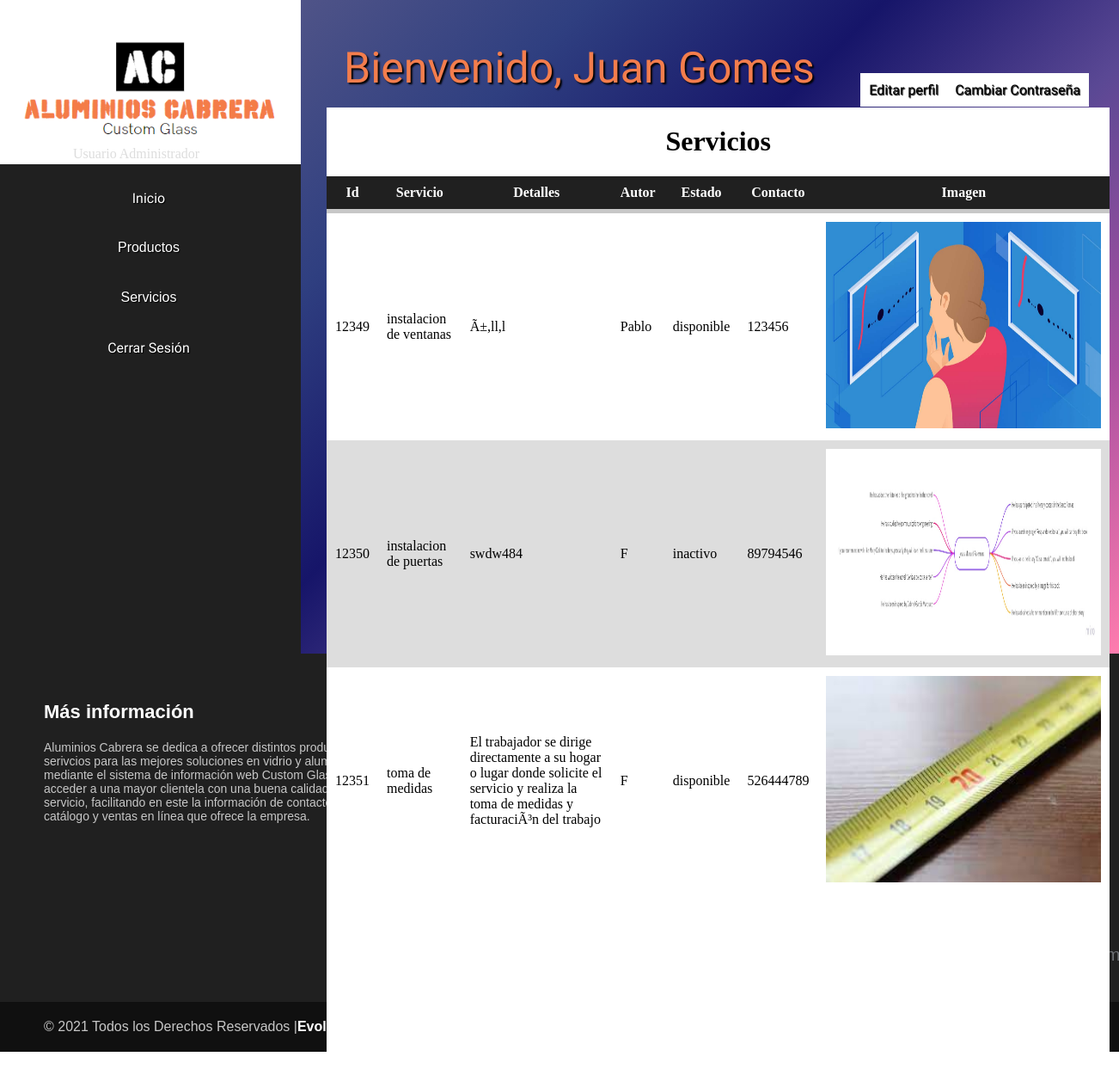
Page /Vista/Principal.php?pg=listarServicios (signed in) on the committed database.
### tables this page shows
CREATE TABLE `usuario` (
  `idUsuario` int(10) UNSIGNED NOT NULL,
  `Rol` int(10) UNSIGNED NOT NULL,
  `CorreoUsuario` varchar(255) NOT NULL,
  `ContraUsuario` varchar(45) NOT NULL,
  `NombresUsu` varchar(45) NOT NULL
);

CREATE TABLE `servicio` (
  `idServicio` int(10) UNSIGNED NOT NULL,
  `Usuario` int(10) UNSIGNED NOT NULL,
  `Servicio` int(45) NOT NULL,
  `detServicio` varchar(255) NOT NULL,
  `Estado` int(10) UNSIGNED NOT NULL,
  `telefono` int(10) UNSIGNED DEFAULT NULL,
  `imagenServ` longblob DEFAULT NULL
);

CREATE TABLE `tipo_servicio` (
  `idTipoServicio` int(11) NOT NULL,
  `servNombre` varchar(50) NOT NULL
);

CREATE TABLE `estado_servicio` (
  `idEstadoServ` int(11) NOT NULL,
  `estadoServ` varchar(45) NOT NULL
);

### Modelo/conexionBasesDatos.php (called while the page is built)
<?php
function Conectarse()
{
	$Conexion=new mysqli("localhost","root","","customglassdb");
	if ($Conexion->connect_errno)
		echo "Problemas en la Conexion ". $Conexion->connect_error;
	else
		return $Conexion;
}
?>

### Modelo/claseServicio.php (called while the page is built, shortened)
<?php
	class servicio
	{
		public function consultarServicios()
		{
		$this->Conexion=Conectarse();
		 $sql="SELECT s.idServicio, s.detServicio, s.telefono, s.imagenServ, u.NombresUsu, es.estadoServ, ts.servNombre FROM servicio s, usuario u, estado_servicio es, tipo_servicio ts WHERE (s.Usuario = u.idUsuario) AND (s.Servicio = ts.idTipoServicio) AND (s.Estado = es.idEstadoServ) ";
		$resultado=$this->Conexion->query($sql);
		return $resultado;
		}
	}
?>

### Vista/listarServicios.php (the view, shortened to what this page needs)
<?php
  require "../Modelo/claseServicio.php";
  $objServicios = new servicio();
  $servicios= $objServicios->consultarServicios();
?>
<!DOCTYPE html>
<html>
<head>
</head>
<body>
<h1 align="center">Servicios</h1>
<table align="center">
  <thead>
  <tr align="center">
    <th>Id</th>
    <th>Servicio</th>
    <th>Detalles</th>
    <th>Autor</th>
    <th>Estado</th>
    <th>Contacto</th>
    <th>Imagen</th>
  </tr>
  </thead>
  <?php
  while ($servicio = $servicios->fetch_object())
  {
  ?>
  <tr>
        <td><?php  echo  utf8_encode($servicio->idServicio)  ?>     </td>
        <td><?php  echo  utf8_encode($servicio->servNombre)  ?></td>
        <td><?php  echo  utf8_encode($servicio->detServicio) ?> </td>
        <td><?php  echo  utf8_encode($servicio->NombresUsu)  ?></td>
        <td><?php  echo  utf8_encode($servicio->estadoServ)  ?></td>
        <td><?php  echo  utf8_encode($servicio->telefono)  ?></td>
        <td ><?php  echo "<img src='$servicio->imagenServ' width='320px' height='240px'>" ?></td>
  </tr>
  <?php
  }
  ?>
</table>
<center>
<br><br>
</center>
</body>

### Vista/Principal.php (shortened to what this page needs)
<?php
extract ($_REQUEST);
?>
<?php
require "../Modelo/conexionBasesDatos.php";
$objConexion = Conectarse();
$sqlusu="SELECT * FROM usuario WHERE (CorreoUsuario = '$_SESSION[user]')";
$usuarioN = $objConexion->query($sqlusu);
$usuarioNa = $usuarioN->fetch_object();
?>
<!DOCTYPE html>
<html>
<head>
	<link rel="stylesheet" type="text/css" href="../Estilos/principal.css">
</head>
<body>
	<div id="box">
		<p id="saludo"> Bienvenido,  <?php echo $usuarioNa->NombresUsu  ?></p>
		<a id="perfilusu" href="Principal.php?pg=usuario">Editar perfil</a>
		<a id="passusu" href="Principal.php?pg=usuariopass">Cambiar Contraseña</a>
		<div id="menu">
			<img src="../Imagenes/menu.png" width="100%"><p id="usuariotp">Usuario Administrador</p>
	<li><a id="opcion" href="Principal.php?pg=pgInicial">Inicio</a></li><br>
	<li id="titulo">Productos
</li>
<li id="titulo">Servicios
</li>
	<li><a id="opcion" href="../Controlador/salir.php?x=3">Cerrar Sesión</a></li><br>
</div>
 <div id="divContenido">
        <?php include $pg.".php"; ?>
      </div>
</div>
<footer>
	<div class="container-footer-all">
		<div class="container-body">
		<div class="colum1">
			<h1>Más información</h1>
			<p>Aluminios Cabrera se dedica a ofrecer distintos productos y serivcios para las mejores soluciones en vidrio y aluminio, mediante el sistema de información web Custom Glass busca acceder a una mayor clientela con una buena calidad de servicio, facilitando en este la información de contacto, el catálogo y ventas en línea que ofrece la empresa.</p>
		</div>
		<div class="colum2">
			<h1>Redes Sociales</h1>
			<div class="row1">
				<label><a href="*">Siguenos en Facebook</a></label>
			</div>
			<div class="row1">
				<label><a href="*">Siguenos en Instagram</a></label>
			</div>
			<div class="row1">
				<label><a href="*">Siguenos en Twitter</a></label>
			</div>
		</div>
		<div class="colum3">
			<h1>Información Contactos</h1>
			<div class="row2">
				<label>+57 300 605-7447</label>
			</div>
			<div class="row2">
				<label>+57 304 601-5140</label>
			</div>
			<div class="row2">
				<label>+57 314 4893063</label>
			</div>
			<div class="row2">
				<label>jpatinopineros@gmail.com</label>
			</div>
		</div>
	</div>
	</div>
	<div class="container-footer">
		<div class="footer">
			<div class="copyright">
			© 2021 Todos los Derechos Reservados	|<a href="*">Evolves Code</a>
		</div>
		<div class="information">
			<a href="*">Información Compañia</a>	|<a href="*">Politica y Privacidad</a> 	|<a href="*">Terminos y Condiciones</a>
		</div>
		</div>
	</div>
</footer>
</body>
</html>

### Estilos/principal.css (style rules this page uses)
body { background-image: linear-gradient(135deg, #0087D4, #505488, #2F3F80, #161569, #5A4894, #A950A1, #FF7CAE); height: 100%; width: 100%; background-repeat: no-repeat; display: block; margin: 0; }
#box { background-image: linear-gradient(135deg, #0087D4, #505488, #2F3F80, #161569, #5A4894, #A950A1, #FF7CAE); padding: 40px 0; box-shadow: 0 0 6px 0 rgba(255, 255, 255, 0.8); width: 100%; height: 760px; display: block; margin: 0; padding: 0; }
#saludo { position: relative; left: 400px; top: 50px; display: inline; font-family: 'Lobster', cursive; font-size: 50px; color: #f37d4d; text-shadow: 2px 2px 2px black; }
#usuariotp { font-family: 'Merriweather', serif; display: inline; color: #ddd; top: -25px; right: -85px; position: relative; }
#perfilusu { text-decoration: none; display: inline; position: absolute; color: black; font-family: 'Cairo', sans-serif; text-shadow: 1px 1px 1px #000; padding: 10px; position: absolute; background: white; right: 200px; top: 85px; }
#passusu { text-decoration: none; display: inline; position: absolute; color: black; font-family: 'Cairo', sans-serif; text-shadow: 1px 1px 1px #000; padding: 10px; position: absolute; background: white; right: 35px; top: 85px; }
#divContenido { background-color: white; position:absolute; left:380px; top:125px; width:70%; height:95%; z-index:4; overflow:auto; }
#menu { position: absolute; top: 0px; background-color: #202020; width: 350px; height: 760px; margin: 0; box-shadow: 3px, 3px, 3px black; }
#titulo { color: white; text-decoration: none; font-family: 'Cairo', sans-serif; text-shadow: 1px 1px 1px #000; padding: 8px; height: 25px; display: inline-block; position: center; }
#menu li { float: left; font-color: #C7C7C7; font-family: sans-serif; background: #202020; position: center; width: 330px; height: 42px; margin: 0; padding: 8px; }
#opcion { color: white; text-decoration: none; font-family: 'Cairo', sans-serif; text-shadow: 1px 1px 1px #000; display: inline-block; position: center; }
#menu li { display: inline-block; text-align: center; }
label { color: var(--colorTextos); font-size: 20px; transition: 0.5s ease-in-out all; pointer-events: none; }
:root { --colorTextos:#6D7074; }
table { background-color: white; text-align: left; border-collapse: collapse; width: 100%; }
th, td { padding: 10px; }
thead { background-color: #202020; border-bottom: solid 5px #C7C7C7; color: white; }
tr:nth-child(even) { background-color: #ddd; }
footer { margin: 0; padding: 0; box-sizing: border-box; font-family: sans-serif; background: #202020; color: white; width: 100%; }
.container-footer-all { width: 100%; max-width: 1200px; margin: auto; padding: 40px; }
.container-body { display: flex; justify-content: space-between; }
.colum1 { max-width: 400px; }
.colum1 h1 { font-size: 22px; }
.colum1 p { font-size: 14px; color: #C7C7C7; margin-top: 20px; }
.colum2 { max-width: 400px; }
.colum2 h1 { font-size: 22px; }
.row1 { margin-top: 20px; display: flex; }
.row1 a { text-decoration: none; color: #C7C7C7; }
.row1 label { margin-top: 10px; margin-left: 20px; color: #C7C7C7 }
.colum3 { max-width: 400px; }
.colum3 h1 { font-size: 22px; }
.row2 { display: flex; margin-top: 20px; }
.row2 label { margin-left: 20px; margin-top: 10px; max-width: 150px; }
.container-footer { max-width: 100%; background: #101010; }
.footer { max-width: 1200px; margin: auto; display: flex; justify-content: space-between; padding: 20px; }
.copyright { color: #C7C7C7; }
.copyright a { text-decoration: none; color: white; font-weight: bold; }
.information a { text-decoration: none; color: #C7C7C7; }

### rows in the picture
usuario: NombresUsu "Juan Gomes"
servicio: idServicio "12349", tipo_servicio.servNombre "instalacion de ventanas", detServicio "Ã±,ll,l", usuario.NombresUsu "Pablo", estado_servicio.estadoServ "disponible", telefono "123456", imagenServ (picture)
servicio: idServicio "12350", tipo_servicio.servNombre "instalacion de puertas", detServicio "swdw484", usuario.NombresUsu "F", estado_servicio.estadoServ "inactivo", telefono "89794546", imagenServ (picture)
servicio: idServicio "12351", tipo_servicio.servNombre "toma de medidas", detServicio "El trabajador se dirige directamente a su hogar o lugar donde solicite el servicio y realiza la toma de medidas y facturaciÃ³n del trabajo", usuario.NombresUsu "F", estado_servicio.estadoServ "disponible", telefono "526444789", imagenServ (picture)
